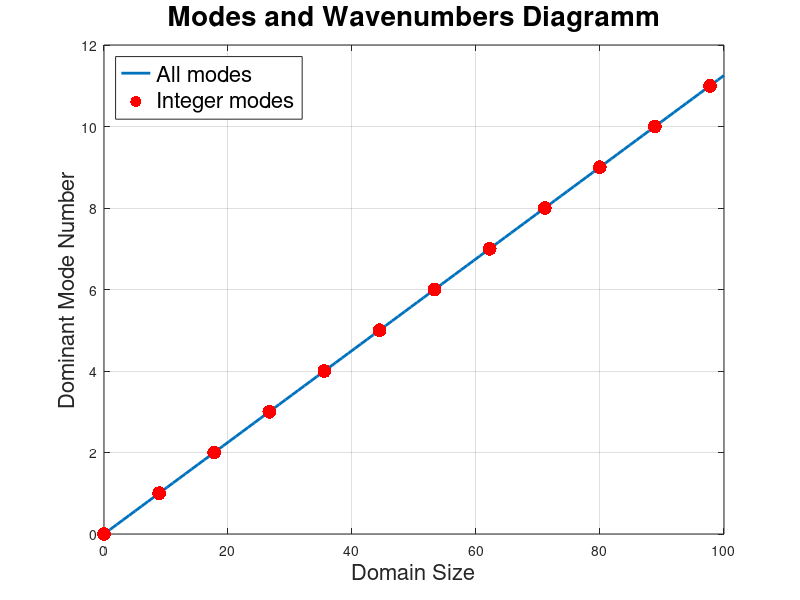

Source code (MATLAB): (Note: this script raises an error after producing the figure.)
%% Modes and Wavenumbers Diagramm      
% for the linear part of the 
% Kuramoto-Sivashinsky equation
%% Parameters                          
L = linspace(000, 100);                 % Possible domain size
modes = L/(2*sqrt(2)*pi);               % Dominating modes
mmin = ceil(modes(1));                  % Smallest interger mode
mmax = floor(modes(end));               % Largest integer mode
intmodes = mmin:mmax;                   % Integer dominating modes
L_intmodes = 2*sqrt(2)*pi*intmodes;     % Corresponding domain sizes
%% Plot                                
figure(110)
plot(L, modes, 'linewidth', 2), grid on, hold on
pint = plot(L_intmodes, intmodes, 'r.', 'markersize', 30);
hold off
title('Modes and Wavenumbers Diagramm', 'fontsize', 20)
xlabel('Domain Size', 'fontsize', 16)
ylabel('Dominant Mode Number', 'fontsize', 16)
legend({'All modes', 'Integer modes'},...
    'location', 'northwest', 'fontsize', 16)
set(gca, 'xtick', round(L_intmodes, 2)), set(gca, 'ytick', intmodes)